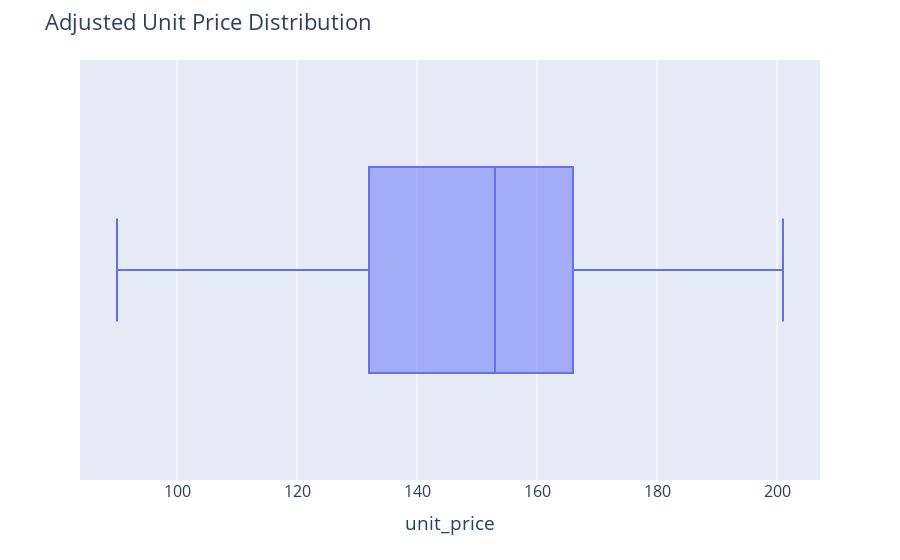

The notebook cell this image was saved under:
### Code cell
fig=px.box(df_adjust_totalitems,x=df_adjust_totalitems['unit_price'])

fig.update_layout(
    title="Adjusted Unit Price Distribution",
    font=dict(size=16))

fig.show()

### Figure 1 — Plotly figure (JSON) as saved in the notebook; plotly's stock layout.template omitted (floating-point values rounded to 4 significant figures; data arrays with more than 128 entries replaced by an {"elided": "..."} marker saying what was removed)
{"data": [{"alignmentgroup": "True", "hovertemplate": "unit_price=%{x}<extra></extra>", "legendgroup": "", "marker": {"color": "#636efa"}, "name": "", "notched": false, "offsetgroup": "", "orientation": "h", "showlegend": false, "type": "box", "x": {"elided": "4903 int values"}, "x0": " ", "xaxis": "x", "y0": " ", "yaxis": "y"}], "layout": {"boxmode": "group", "font": {"size": 16}, "legend": {"tracegroupgap": 0}, "margin": {"t": 60}, "title": {"text": "Adjusted Unit Price Distribution"}, "xaxis": {"anchor": "y", "domain": [0, 1], "title": {"text": "unit_price"}}, "yaxis": {"anchor": "x", "domain": [0, 1]}}}
